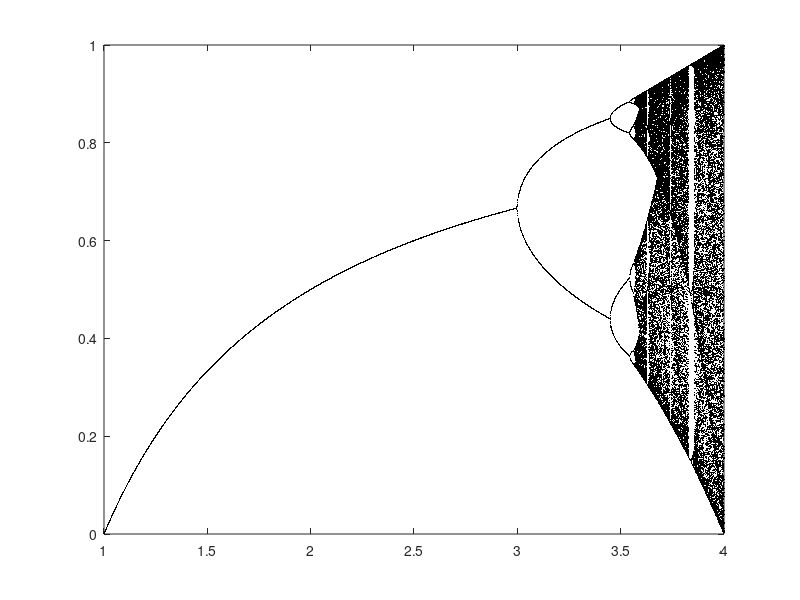

MATLAB code to generate this figure:
clear;
x(1)=0.4;
t=0.001;
interval=1:t:4;
p=0;
n=1000;
m=100;
for k=interval;
  p++;
  for i=1:n;
    x(i+1)=k*x(i)*(1-x(i));
  endfor
M(:,p)=x(end-(m+1):end);
end

plot(interval,M,'.k','MarkerSize',2);